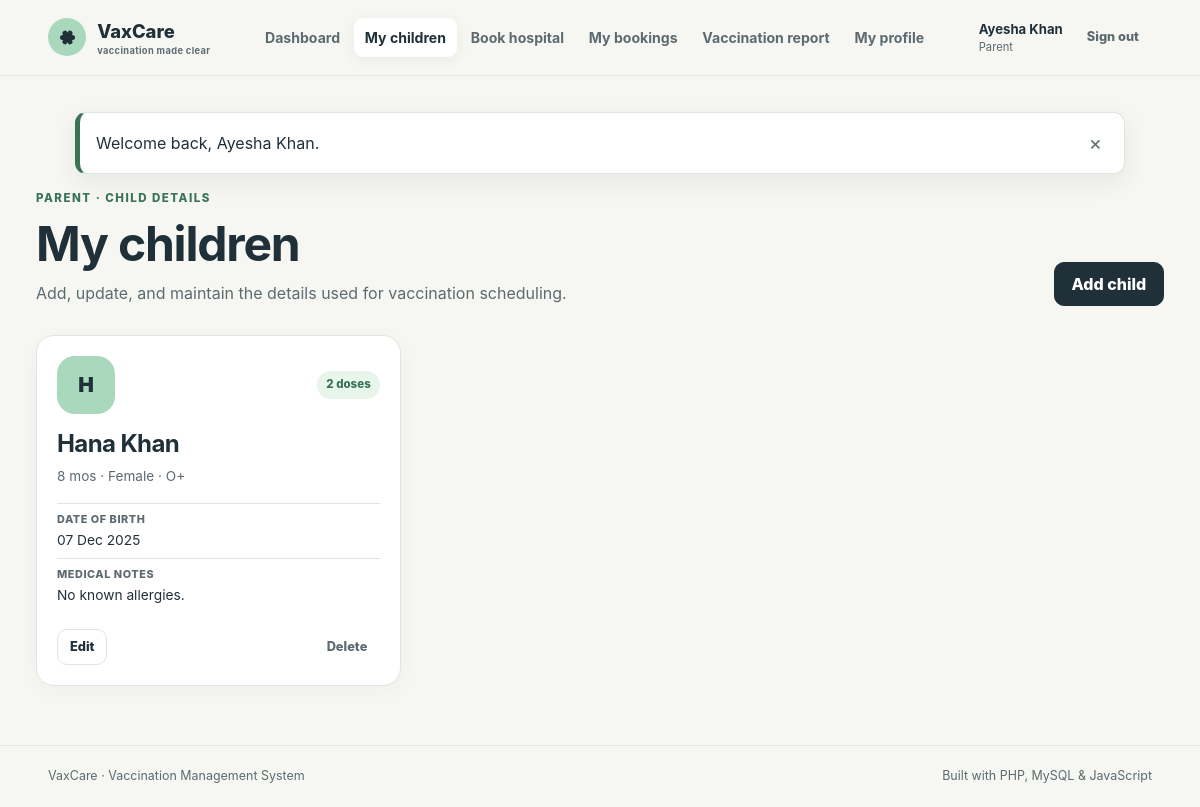
/index.php?route=parent.children (signed in), run on the app's committed database.
### tables this page shows
CREATE TABLE `children` (
  `id` bigint(20) unsigned NOT NULL AUTO_INCREMENT,
  `parent_id` bigint(20) unsigned NOT NULL,
  `name` varchar(100) NOT NULL,
  `date_of_birth` date NOT NULL,
  `gender` enum('female','male','other') NOT NULL,
  `blood_group` varchar(5) DEFAULT NULL,
  `medical_notes` varchar(500) DEFAULT NULL,
  `created_at` timestamp NOT NULL DEFAULT current_timestamp(),
  `updated_at` timestamp NOT NULL DEFAULT current_timestamp() ON UPDATE current_timestamp(),
  PRIMARY KEY (`id`),
  KEY `idx_children_parent` (`parent_id`),
  KEY `idx_children_birth` (`date_of_birth`),
  CONSTRAINT `fk_child_parent` FOREIGN KEY (`parent_id`) REFERENCES `users` (`id`) ON DELETE CASCADE
);

### app/helpers.php (called while the page is built, shortened)
<?php
function e(mixed $value): string
{
    return htmlspecialchars((string) $value, ENT_QUOTES | ENT_SUBSTITUTE, 'UTF-8');
}
function url(string $route = 'home', array $query = []): string
{
    global $config;
    $query = array_merge(['route' => $route], $query);
    return ($config['base_url'] ?: 'index.php') . '?' . http_build_query($query);
}
function display_date(?string $date, string $format = 'd M Y'): string
{
    return (new DateTimeImmutable($date))->format($format);
}
function status_label(string $status): string
{
    return ucwords(str_replace('_', ' ', $status));
}
function age_label(string $dateOfBirth): string
{
    $birth = new DateTimeImmutable($dateOfBirth);
    $now = new DateTimeImmutable('today');
    $difference = $birth->diff($now);
    return $difference->m . ' mo' . ($difference->m === 1 ? '' : 's');
}
function render(string $view, array $data = []): never
{
    $viewFile = __DIR__ . '/views/' . $view . '.php';
    extract($data, EXTR_SKIP);
    require __DIR__ . '/views/layout/header.php';
    require $viewFile;
    require __DIR__ . '/views/layout/footer.php';
    exit;
}

### app/controllers/ParentController.php (called while the page is built, shortened)
<?php
function parent_children(PDO $pdo): never
{
    $parent = require_role('parent');
    $statement = $pdo->prepare(
        'SELECT c.*, (SELECT COUNT(*) FROM vaccination_records vr WHERE vr.child_id = c.id) completed_doses,
                (SELECT COUNT(*) FROM appointments a WHERE a.child_id = c.id) booking_count
         FROM children c WHERE c.parent_id = ? ORDER BY c.name'
    );
    $statement->execute([$parent['id']]);
    $editing = null;
    render('parent/children', ['title' => 'My children', 'children' => $statement->fetchAll(), 'editing' => $editing]);
}

### public/index.php (called while the page is built, shortened)
<?php
require_once dirname(__DIR__) . '/app/bootstrap.php';
require_once dirname(__DIR__) . '/app/controllers/ParentController.php';
$route = (string) ($_GET['route'] ?? 'home');
$routes = [
    'home' => 'auth_home',
    'login' => 'auth_login',
    'register.parent' => 'auth_register_parent',
    'register.hospital' => 'auth_register_hospital',
    'logout' => 'auth_logout',
    'admin.dashboard' => 'admin_dashboard',
    'admin.children' => 'admin_children',
    'admin.requests' => 'admin_requests',
    'admin.request.update' => 'admin_request_update',
    'admin.hospitals' => 'admin_hospitals',
    'admin.hospital.save' => 'admin_hospital_save',
    'admin.hospital.delete' => 'admin_hospital_delete',
    'admin.vaccines' => 'admin_vaccines',
    'admin.bookings' => 'admin_bookings',
    'admin.reports' => 'admin_reports',
    'parent.dashboard' => 'parent_dashboard',
    'parent.children' => 'parent_children',
    'parent.child.save' => 'parent_child_save',
    'parent.child.delete' => 'parent_child_delete',
    'parent.hospitals' => 'parent_hospitals',
    'parent.booking.create' => 'parent_booking_create',
    'parent.bookings' => 'parent_bookings',
    'parent.report' => 'parent_report',
    'parent.profile' => 'parent_profile',
    'hospital.dashboard' => 'hospital_dashboard',
    'hospital.inventory' => 'hospital_inventory',
    'hospital.inventory.update' => 'hospital_inventory_update',
    'hospital.appointments' => 'hospital_appointments',
    'hospital.appointment.update' => 'hospital_appointment_update',
];
$routes[$route]($pdo);

### app/config.php (called while the page is built, shortened)
<?php
return [
    'app_name' => 'VaxCare',
    'base_url' => rtrim((string) (getenv('APP_URL') ?: ''), '/'),
    'timezone' => (string) (getenv('APP_TIMEZONE') ?: 'Asia/Karachi'),
    'db' => [
        'host' => (string) (getenv('DB_HOST') ?: '127.0.0.1'),
        'port' => (int) (getenv('DB_PORT') ?: 3306),
        'name' => (string) (getenv('DB_DATABASE') ?: 'vaccination_management'),
        'user' => (string) (getenv('DB_USERNAME') ?: 'root'),
        'pass' => (string) (getenv('DB_PASSWORD') ?: ''),
        'charset' => 'utf8mb4',
    ],
];

### app/bootstrap.php (called while the page is built, shortened)
<?php
$config = require __DIR__ . '/config.php';
date_default_timezone_set($config['timezone']);
require_once __DIR__ . '/helpers.php';

### app/views/parent/children.php (the view, shortened to what this page needs)
<div class="page-heading"><div><span class="eyebrow">Parent · Child details</span><h1>My children</h1><p>Add, update, and maintain the details used for vaccination scheduling.</p></div><button class="button" type="button" data-dialog-open="child-form"><?= $editing ? 'Edit child' : 'Add child' ?></button></div>
<section class="card-grid child-grid"><?php foreach ($children as $child): ?><article class="info-card"><div class="card-top"><span class="initial-badge large"><?= e(mb_strtoupper(mb_substr($child['name'], 0, 1))) ?></span><span class="dose-count"><?= (int) $child['completed_doses'] ?> doses</span></div><h2><?= e($child['name']) ?></h2><p><?= e(age_label($child['date_of_birth'])) ?> · <?= e(status_label($child['gender'])) ?><?= $child['blood_group'] ? ' · ' . e($child['blood_group']) : '' ?></p><dl><div><dt>Date of birth</dt><dd><?= e(display_date($child['date_of_birth'])) ?></dd></div><div><dt>Medical notes</dt><dd><?= e($child['medical_notes'] ?: 'No medical notes') ?></dd></div></dl><div class="card-actions"><a class="button button-secondary button-small" href="<?= e(url('parent.children', ['edit' => $child['id']])) ?>">Edit</a><form method="post" action="<?= e(url('parent.child.delete')) ?>" data-confirm="Delete this child and all linked booking and vaccination records? This cannot be undone."><?= csrf_field() ?><input type="hidden" name="child_id" value="<?= (int) $child['id'] ?>"><button class="button button-quiet button-small" type="submit">Delete</button></form></div></article><?php endforeach; ?><?php if (!$children): ?><div class="empty-state compact"><span class="empty-icon">+</span><h2>No child details yet</h2><p>Add the first child to receive calculated vaccination dates.</p></div><?php endif; ?></section>

### public/assets/css/app.css (style rules this page uses)
:root { --ink: #203039; --ink-soft: #5d6a70; --paper: #f6f7f2; --surface: #ffffff; --line: #dfe5df; --mint: #a9d8bd; --mint-deep: #397457; --coral: #f1a78f; --coral-deep: #994d37; --blue: #b8d7e8; --blue-deep: #35677f; --sun: #f0d477; --danger: #b94b49; --shadow: 0 14px 42px rgba(32, 48, 57, .08); --radius: 18px; --radius-sm: 11px; }
* { box-sizing: border-box; }
html { scroll-behavior: smooth; }
body { margin: 0; color: var(--ink); background: var(--paper); font-family: Inter, ui-sans-serif, system-ui, -apple-system, "Segoe UI", sans-serif; line-height: 1.55; }
button, input, select, textarea { font: inherit; }
button, a { -webkit-tap-highlight-color: transparent; }
a { color: var(--mint-deep); text-decoration: none; }
h1, h2, h3, p { margin-top: 0; }
h1, h2, h3 { line-height: 1.13; letter-spacing: -.025em; }
h1 { font-size: clamp(2rem, 4vw, 3.5rem); margin-bottom: .65rem; }
h2 { font-size: clamp(1.25rem, 2vw, 1.75rem); margin-bottom: .55rem; }
.eyebrow { display: block; margin-bottom: .55rem; color: var(--mint-deep); font-size: .72rem; font-weight: 800; letter-spacing: .13em; text-transform: uppercase; }
.button { display: inline-flex; align-items: center; justify-content: center; min-height: 44px; padding: .7rem 1.05rem; border: 1px solid var(--ink); border-radius: 10px; background: var(--ink); color: white; font-weight: 800; line-height: 1; cursor: pointer; transition: transform .18s ease, box-shadow .18s ease, background .18s ease; }
.button-secondary { color: var(--ink); background: transparent; border-color: var(--line); }
.button-quiet { min-height: 36px; color: var(--ink-soft); background: transparent; border-color: transparent; }
.button-small { min-height: 36px; padding: .55rem .75rem; font-size: .8rem; }
.page-heading { display: flex; align-items: flex-end; justify-content: space-between; gap: 1.5rem; margin-bottom: 1.8rem; }
.page-heading h1 { font-size: clamp(2rem, 4vw, 3.25rem); }
.page-heading p { max-width: 690px; margin-bottom: 0; color: var(--ink-soft); }
.card-grid, .request-grid, .vaccine-summary-grid { display: grid; grid-template-columns: repeat(3, minmax(0, 1fr)); gap: 1rem; margin-bottom: 1.4rem; }
.info-card, .request-card, .vaccine-summary-grid article { padding: 1.25rem; background: white; border: 1px solid var(--line); border-radius: var(--radius); box-shadow: 0 5px 22px rgba(32,48,57,.035); }
.card-top, .request-top { display: flex; align-items: center; justify-content: space-between; gap: .7rem; margin-bottom: 1rem; }
.initial-badge { display: grid; place-items: center; width: 42px; height: 42px; border-radius: 14px; background: var(--mint); font-weight: 900; }
.initial-badge.large { width: 58px; height: 58px; border-radius: 18px; font-size: 1.3rem; }
.info-card > p { color: var(--ink-soft); font-size: .85rem; }
.info-card dl, .request-card dl, .report-list dl { margin: 1rem 0; }
.info-card dl > div, .request-card dl > div { padding: .45rem 0; border-top: 1px solid var(--line); }
dt { color: var(--ink-soft); font-size: .68rem; font-weight: 800; letter-spacing: .05em; text-transform: uppercase; }
dd { margin: .1rem 0 0; font-size: .86rem; }
.card-actions { display: flex; align-items: center; justify-content: space-between; gap: .7rem; margin-top: 1rem; }
.dose-count { display: inline-flex; padding: .3rem .6rem; border-radius: 999px; color: var(--mint-deep); background: #e8f5eb; font-size: .72rem; font-weight: 800; }

### data on the page
children: name "H", completed_doses "2", name "Hana Khan", date_of_birth "8 mos", gender "Female", blood_group "O+", date_of_birth "07 Dec 2025", medical_notes "No known allergies."

### other printed values
$label "Dashboard"
$label "My children"
$label "Book hospital"
$label "My bookings"
$label "Vaccination report"
$label "My profile"
$user['name'] "Ayesha Khan"
status_label($role) "Parent"
$flash['message'] "Welcome back, Ayesha Khan."
